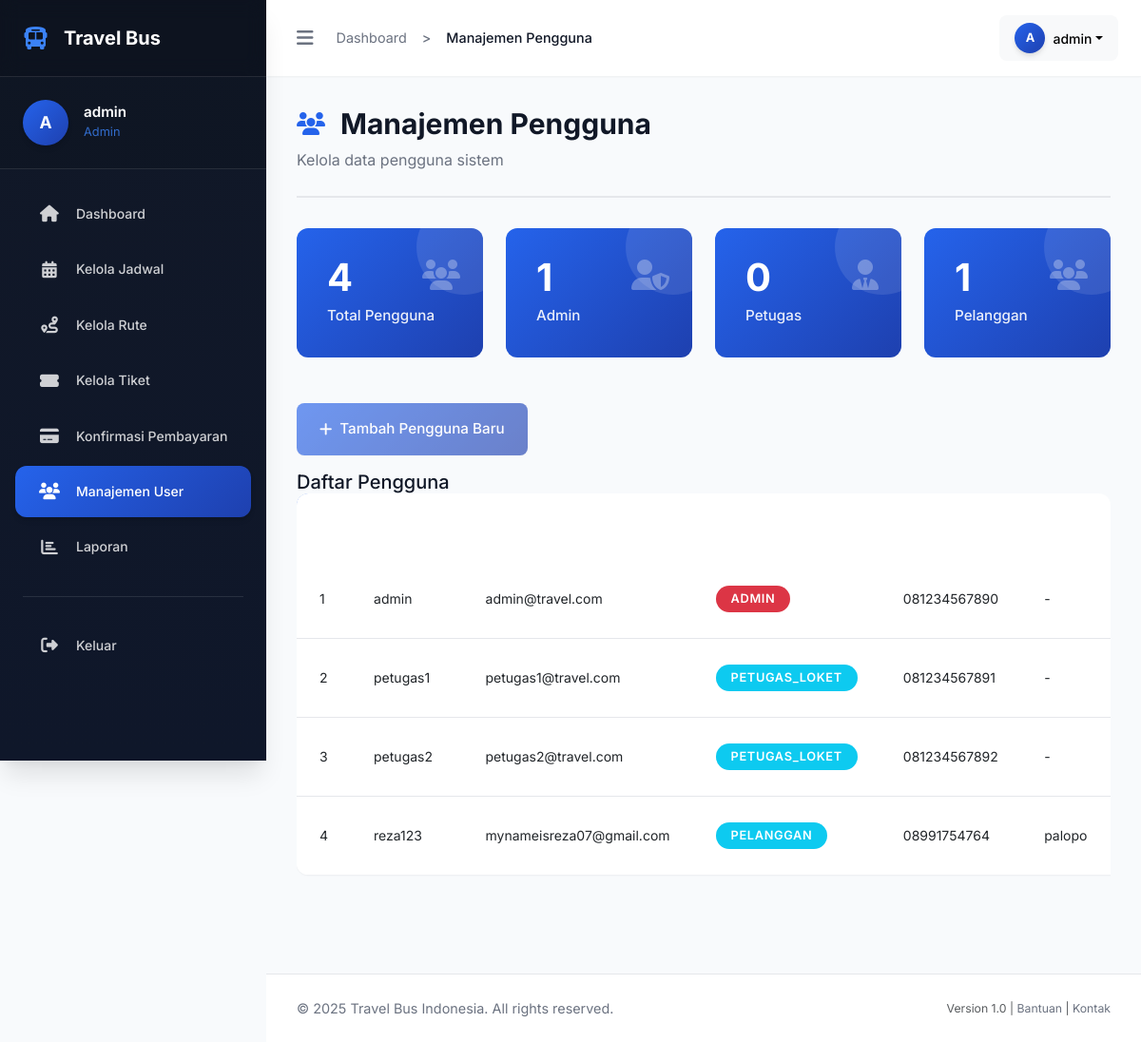
Page /public/index.php?page=admin_users (signed in) on the committed database.
### tables this page shows
CREATE TABLE `users` (
  `id_user` int NOT NULL,
  `username` varchar(50) NOT NULL,
  `password` varchar(255) NOT NULL,
  `email` varchar(100) NOT NULL,
  `no_telp` varchar(20) DEFAULT NULL,
  `role` enum('pelanggan','admin','petugas_loket') NOT NULL,
  `created_at` timestamp NULL DEFAULT CURRENT_TIMESTAMP
);

CREATE TABLE `pelanggan_details` (
  `id_user` int NOT NULL,
  `alamat` text
);

### controllers/AdminController.php (called while the page is built, shortened)
<?php
class AdminController {
    private $pdo;
    public function __construct($pdo) {
        $this->pdo = $pdo;
    }
    public function manageUsers() {
        require_once __DIR__ . '/../models/User.php';
        $userModel = new User($this->pdo);
        $users = $userModel->getAll();
        $userRole = 'admin';
        $breadcrumbs = [
            ['text' => 'Dashboard', 'href' => 'index.php?page=admin_dashboard'],
            ['text' => 'Manajemen Pengguna', 'href' => '#']
        ];
        require_once __DIR__ . '/../views/layout/unified_header.php';
        require_once __DIR__ . '/../views/admin/manage_users.php';
        require_once __DIR__ . '/../views/layout/footer.php';
    }
}
?>

### models/User.php (called while the page is built, shortened)
<?php
class User {
    protected $pdo;
    public function __construct($pdo) {
        $this->pdo = $pdo;
    }
    public function getAll() {
        $stmt = $this->pdo->prepare("
            SELECT u.id_user, u.username, u.email, u.role, u.no_telp, u.created_at,
                   pd.alamat
            FROM users u
            LEFT JOIN pelanggan_details pd ON u.id_user = pd.id_user
            ORDER BY u.username ASC
        ");
        $stmt->execute();
        return $stmt->fetchAll(PDO::FETCH_ASSOC);
    }
}
?>

### views/admin/manage_users.php (the view, shortened to what this page needs)
<div class="page-header">
    <div>
        <h1 class="page-title">
            <i class="fas fa-users"></i>
            Manajemen Pengguna
        </h1>
        <p class="page-subtitle">Kelola data pengguna sistem</p>
    </div>
</div>
<div class="row mb-4">
    <div class="col-md-6 col-lg-3">
        <div class="stats-card">
            <div class="stats-icon">
                <i class="fas fa-users"></i>
            </div>
            <div class="stats-content">
                <div class="stats-number"><?php echo count($users); ?></div>
                <div class="stats-label">Total Pengguna</div>
            </div>
        </div>
    </div>
    <div class="col-md-6 col-lg-3">
        <div class="stats-card">
            <div class="stats-icon">
                <i class="fas fa-user-shield"></i>
            </div>
            <div class="stats-content">
                <div class="stats-number"><?php echo count(array_filter($users, function($u) { return $u['role'] === 'admin'; })); ?></div>
                <div class="stats-label">Admin</div>
            </div>
        </div>
    </div>
    <div class="col-md-6 col-lg-3">
        <div class="stats-card">
            <div class="stats-icon">
                <i class="fas fa-user-tie"></i>
            </div>
            <div class="stats-content">
                <div class="stats-number"><?php echo count(array_filter($users, function($u) { return $u['role'] === 'petugas'; })); ?></div>
                <div class="stats-label">Petugas</div>
            </div>
        </div>
    </div>
    <div class="col-md-6 col-lg-3">
        <div class="stats-card">
            <div class="stats-icon">
                <i class="fas fa-users"></i>
            </div>
            <div class="stats-content">
                <div class="stats-number"><?php echo count(array_filter($users, function($u) { return $u['role'] === 'pelanggan'; })); ?></div>
                <div class="stats-label">Pelanggan</div>
            </div>
        </div>
    </div>
</div>
<div class="page-content">
    <div class="page-actions mb-3">
        <button type="button" class="btn btn-primary" disabled>
            <i class="fas fa-plus"></i> Tambah Pengguna Baru
        </button>
    </div>
            <div class="table-card">
                <div class="table-header">
                    <h5 class="mb-0">Daftar Pengguna</h5>
                </div>
                <div class="table-body">
                    <div class="table-responsive">
                        <table class="table table-hover">
                            <thead>
                                <tr>
                                    <th scope="col">#</th>
                                    <th scope="col">Username</th>
                                    <th scope="col">Email</th>
                                    <th scope="col">Role</th>
                                    <th scope="col">No. Telp</th>
                                    <th scope="col">Alamat</th>
                                </tr>
                            </thead>
                            <tbody>
                                <?php if (empty($users)): ?>
                                    <tr>
                                        <td colspan="7" class="text-center text-muted py-4">
                                            <i class="fas fa-users fa-2x mb-2"></i>
                                            <div>Tidak ada data pengguna</div>
                                        </td>
                                    </tr>
                                <?php else: ?>
                                    <?php foreach ($users as $index => $user): ?>
                                        <tr>
                                            <td><?php echo $index + 1; ?></td>
                                            <td><?php echo htmlspecialchars($user['username']); ?></td>
                                            <td><?php echo htmlspecialchars($user['email']); ?></td>
                                            <td>
                                                <span class="badge <?php
                                                    echo $user['role'] === 'admin' ? 'bg-danger' :
                                                        ($user['role'] === 'petugas' ? 'bg-warning' : 'bg-info');
                                                ?>">
                                                    <?php echo htmlspecialchars($user['role']); ?>
                                                </span>
                                            </td>
                                            <td><?php echo htmlspecialchars($user['no_telp'] ?? '-'); ?></td>
                                            <td><?php echo htmlspecialchars($user['alamat'] ?? '-'); ?></td>
                                        </tr>
                                    <?php endforeach; ?>
                                <?php endif; ?>
                            </tbody>
                        </table>
                    </div>
                </div>
            </div>
        </div>
    </div>

### public/index.php (shortened to what this page needs)
<?php
require_once __DIR__ . '/../config/database.php';
require_once __DIR__ . '/../models/User.php';
$page = isset($_GET['page']) ? $_GET['page'] : 'home';
switch ($page) {
    case 'admin_users':
        require_once __DIR__ . '/../controllers/AdminController.php';
        $adminController = new AdminController($pdo);
        $adminController->manageUsers();
        break;
}
?>

### views/layout/unified_header.php (shortened to what this page needs)
<!DOCTYPE html>
<html lang="id">
<head>
    <link href="https://cdn.jsdelivr.net/npm/bootstrap@5.3.0/dist/css/bootstrap.min.css" rel="stylesheet">
    <link href="https://cdnjs.cloudflare.com/ajax/libs/font-awesome/6.4.0/css/all.min.css" rel="stylesheet">
    <link href="css/unified-theme.css" rel="stylesheet">
</head>
<body>
    <nav class="sidebar" id="sidebar">
        <div class="sidebar-header">
            <a href="index.php?page=<?php echo $userRole; ?>_dashboard" class="sidebar-brand">
                <i class="fas fa-bus"></i>
                <span>Travel Bus</span>
            </a>
        </div>
        <div class="sidebar-user">
            <div class="user-info">
                <div class="user-avatar">
                    <?php echo strtoupper(substr($_SESSION['username'] ?? 'U', 0, 1)); ?>
                </div>
                <div class="user-details">
                    <h6><?php echo htmlspecialchars($_SESSION['username'] ?? 'User'); ?></h6>
                    <small><?php echo ucfirst(str_replace('_', ' ', $userRole ?? 'guest')); ?></small>
                </div>
            </div>
        </div>
        <div class="sidebar-nav">
            <?php
            $currentPage = $_GET['page'] ?? '';
            $menuItems = [];
            switch ($userRole) {
                case 'admin':
                    $menuItems = [
                        ['icon' => 'fas fa-home', 'text' => 'Dashboard', 'href' => 'admin_dashboard'],
                        ['icon' => 'fas fa-calendar-alt', 'text' => 'Kelola Jadwal', 'href' => 'admin_schedule'],
                        ['icon' => 'fas fa-route', 'text' => 'Kelola Rute', 'href' => 'admin_rutes'],
                        ['icon' => 'fas fa-ticket-alt', 'text' => 'Kelola Tiket', 'href' => 'admin_manage_tiket'],
                        ['icon' => 'fas fa-credit-card', 'text' => 'Konfirmasi Pembayaran', 'href' => 'admin_payments'],
                        ['icon' => 'fas fa-users', 'text' => 'Manajemen User', 'href' => 'admin_users'],
                        ['icon' => 'fas fa-chart-bar', 'text' => 'Laporan', 'href' => 'admin_reports'],
                    ];
                    break;
            }
            foreach ($menuItems as $item):
                $isActive = ($currentPage === $item['href']) ? 'active' : '';
            ?>
                <div class="nav-item">
                    <a href="index.php?page=<?php echo $item['href']; ?>" class="nav-link <?php echo $isActive; ?>">
                        <i class="<?php echo $item['icon']; ?>"></i>
                        <span><?php echo $item['text']; ?></span>
                    </a>
                </div>
            <?php endforeach; ?>
            <div class="nav-divider"></div>
            <div class="nav-item">
                <a href="index.php?page=logout" class="nav-link">
                    <i class="fas fa-sign-out-alt"></i>
                    <span>Keluar</span>
                </a>
            </div>
        </div>
    </nav>
    <main class="main-content" id="mainContent">
        <nav class="top-navbar">
            <div class="navbar-content">
                <div class="d-flex align-items-center">
                    <button class="toggle-btn d-none d-md-block" onclick="toggleSidebar()">
                        <i class="fas fa-bars"></i>
                    </button>
                    <?php if (isset($breadcrumbs)): ?>
                        <nav aria-label="breadcrumb" class="ms-3">
                            <ol class="breadcrumb mb-0">
                                <?php foreach ($breadcrumbs as $index => $breadcrumb): ?>
                                    <?php if ($index === count($breadcrumbs) - 1): ?>
                                        <li class="breadcrumb-item active"><?php echo $breadcrumb['text']; ?></li>
                                    <?php else: ?>
                                        <li class="breadcrumb-item">
                                            <a href="<?php echo $breadcrumb['href']; ?>"><?php echo $breadcrumb['text']; ?></a>
                                        </li>
                                    <?php endif; ?>
                                <?php endforeach; ?>
                            </ol>
                        </nav>
                    <?php endif; ?>
                </div>
                <div class="navbar-actions">
                    <div class="dropdown">
                        <button class="btn btn-light btn-sm dropdown-toggle d-flex align-items-center" type="button" data-bs-toggle="dropdown">
                            <div class="user-avatar me-2" style="width: 32px; height: 32px; font-size: 0.8rem;">
                                <?php echo strtoupper(substr($_SESSION['username'] ?? 'U', 0, 1)); ?>
                            </div>
                            <span class="d-none d-md-inline"><?php echo htmlspecialchars($_SESSION['username'] ?? 'User'); ?></span>
                        </button>
                    </div>
                </div>
            </div>
        </nav>
        <div class="content-wrapper">

### views/layout/footer.php (shortened to what this page needs)
    </main>
    <footer class="main-footer">
        <div class="footer-content">
            <div class="footer-text">
                <span>&copy; <?php echo date('Y'); ?> Travel Bus Indonesia. All rights reserved.</span>
            </div>
            <div class="footer-links">
                <small class="text-muted">
                    Version 1.0 |
                    <a href="#" class="text-decoration-none">Bantuan</a> |
                    <a href="#" class="text-decoration-none">Kontak</a>
                </small>
            </div>
        </div>
    </footer>
</body>
</html>

### views/layout/unified_header.php (style rules this page uses)
.breadcrumb { background: none; padding: 0; margin: 0; font-size: 0.9rem; }
.breadcrumb-item + .breadcrumb-item::before { content: ">"; color: var(--text-secondary); }
.breadcrumb-item a { color: var(--text-secondary); text-decoration: none; }
.breadcrumb-item.active { color: var(--text-primary); font-weight: 500; }

### views/layout/footer.php (style rules this page uses)
.main-footer { background: var(--bg-main); border-top: 1px solid var(--border-light); padding: var(--spacing-lg) 0; margin-top: var(--spacing-2xl); margin-left: var(--sidebar-width); transition: all var(--transition-normal); }
.footer-content { display: flex; justify-content: space-between; align-items: center; padding: 0 var(--spacing-xl); max-width: 1200px; margin: 0 auto; }
.footer-text { color: var(--text-secondary); font-size: 0.9rem; }
.footer-links a { color: var(--text-secondary); transition: color var(--transition-fast); }

### rows in the picture
users: username "admin", email "admin@travel.com", role "ADMIN", no_telp "081234567890", alamat "-"
users: username "petugas1", email "petugas1@travel.com", role "PETUGAS_LOKET", no_telp "081234567891", alamat "-"
users: username "petugas2", email "petugas2@travel.com", role "PETUGAS_LOKET", no_telp "081234567892", alamat "-"
pelanggan_details: id_user.username "reza123", id_user.email "mynameisreza07@gmail.com", id_user.role "PELANGGAN", id_user.no_telp "08991754764", alamat "palopo"

### other values in the picture
substr($_SESSION['username'] ?? 'U', 0, 1) "A"
$_SESSION['username'] "admin"
str_replace('_', ' ', $userRole ?? 'guest') "Admin"
$item['text'] "Dashboard"
$item['text'] "Kelola Jadwal"
$item['text'] "Kelola Rute"
$item['text'] "Kelola Tiket"
$item['text'] "Konfirmasi Pembayaran"
$item['text'] "Manajemen User"
$item['text'] "Laporan"
$breadcrumb['text'] "Dashboard"
$breadcrumb['text'] "Manajemen Pengguna"
count($users) "4"
